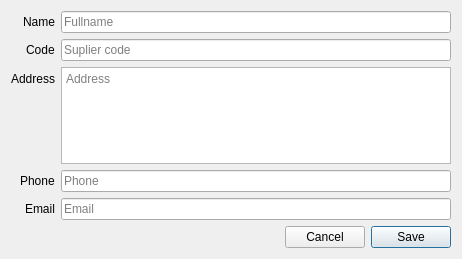
<?xml version="1.0" encoding="UTF-8"?>
<ui version="4.0">
 <class>SuplierAddDialog</class>
 <widget class="QDialog" name="SuplierAddDialog">
  <property name="windowModality">
   <enum>Qt::WindowModal</enum>
  </property>
  <property name="geometry">
   <rect>
    <x>0</x>
    <y>0</y>
    <width>462</width>
    <height>259</height>
   </rect>
  </property>
  <property name="windowTitle">
   <string>Add new suplier</string>
  </property>
  <property name="modal">
   <bool>true</bool>
  </property>
  <layout class="QVBoxLayout" name="verticalLayout">
   <item>
    <layout class="QFormLayout" name="formLayout">
     <property name="labelAlignment">
      <set>Qt::AlignRight|Qt::AlignTrailing|Qt::AlignVCenter</set>
     </property>
     <property name="horizontalSpacing">
      <number>6</number>
     </property>
     <item row="0" column="0">
      <widget class="QLabel" name="label">
       <property name="text">
        <string>Name</string>
       </property>
      </widget>
     </item>
     <item row="1" column="0">
      <widget class="QLabel" name="label_2">
       <property name="text">
        <string>Code</string>
       </property>
      </widget>
     </item>
     <item row="2" column="0">
      <widget class="QLabel" name="label_3">
       <property name="text">
        <string>Address</string>
       </property>
      </widget>
     </item>
     <item row="3" column="0">
      <widget class="QLabel" name="label_4">
       <property name="text">
        <string>Phone</string>
       </property>
      </widget>
     </item>
     <item row="0" column="1">
      <widget class="QLineEdit" name="lineName">
       <property name="placeholderText">
        <string>Fullname</string>
       </property>
      </widget>
     </item>
     <item row="1" column="1">
      <widget class="QLineEdit" name="lineCode">
       <property name="placeholderText">
        <string>Suplier code</string>
       </property>
      </widget>
     </item>
     <item row="3" column="1">
      <widget class="QLineEdit" name="linePhone">
       <property name="placeholderText">
        <string>Phone</string>
       </property>
      </widget>
     </item>
     <item row="2" column="1">
      <widget class="QPlainTextEdit" name="textAddress">
       <property name="tabChangesFocus">
        <bool>true</bool>
       </property>
       <property name="placeholderText">
        <string>Address</string>
       </property>
      </widget>
     </item>
     <item row="4" column="1">
      <widget class="QLineEdit" name="lineEmail">
       <property name="placeholderText">
        <string>Email</string>
       </property>
      </widget>
     </item>
     <item row="4" column="0">
      <widget class="QLabel" name="label_5">
       <property name="text">
        <string>Email</string>
       </property>
      </widget>
     </item>
    </layout>
   </item>
   <item>
    <spacer name="verticalSpacer">
     <property name="orientation">
      <enum>Qt::Vertical</enum>
     </property>
     <property name="sizeHint" stdset="0">
      <size>
       <width>20</width>
       <height>40</height>
      </size>
     </property>
    </spacer>
   </item>
   <item>
    <layout class="QHBoxLayout" name="horizontalLayout">
     <item>
      <spacer name="horizontalSpacer">
       <property name="orientation">
        <enum>Qt::Horizontal</enum>
       </property>
       <property name="sizeHint" stdset="0">
        <size>
         <width>40</width>
         <height>20</height>
        </size>
       </property>
      </spacer>
     </item>
     <item>
      <widget class="QPushButton" name="pushCancel">
       <property name="text">
        <string>Cancel</string>
       </property>
       <property name="autoDefault">
        <bool>false</bool>
       </property>
      </widget>
     </item>
     <item>
      <widget class="QPushButton" name="pushSave">
       <property name="text">
        <string>Save</string>
       </property>
       <property name="default">
        <bool>true</bool>
       </property>
      </widget>
     </item>
    </layout>
   </item>
  </layout>
 </widget>
 <tabstops>
  <tabstop>lineName</tabstop>
  <tabstop>lineCode</tabstop>
  <tabstop>textAddress</tabstop>
  <tabstop>linePhone</tabstop>
  <tabstop>pushSave</tabstop>
  <tabstop>pushCancel</tabstop>
 </tabstops>
 <resources/>
 <connections>
  <connection>
   <sender>pushCancel</sender>
   <signal>clicked()</signal>
   <receiver>SuplierAddDialog</receiver>
   <slot>close()</slot>
   <hints>
    <hint type="sourcelabel">
     <x>325</x>
     <y>213</y>
    </hint>
    <hint type="destinationlabel">
     <x>230</x>
     <y>117</y>
    </hint>
   </hints>
  </connection>
 </connections>
</ui>
